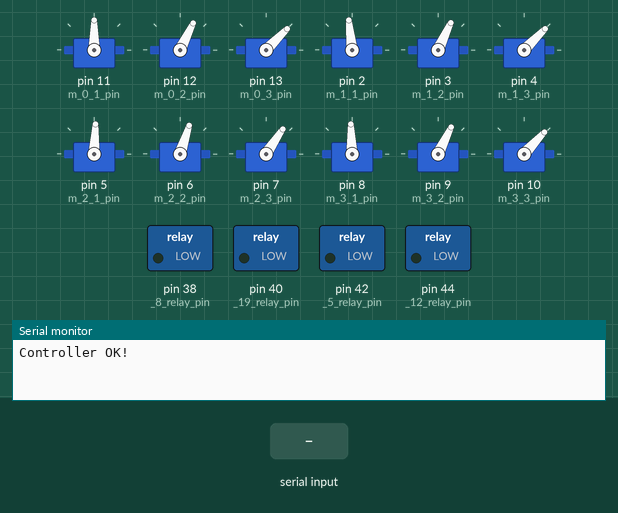
This sketch was run on a simulated Arduino Mega 2560, built with avr-gcc and run on an emulated ATmega2560. On the bench: 12 × servo, switched loads named in the sketch (green lamp = pin HIGH), the last lines printed to the serial monitor. Inputs (shaded band) come from the test bench.

Above: at 1.2 s.
1.3 s: "H" received over Serial
At 2.4 s:
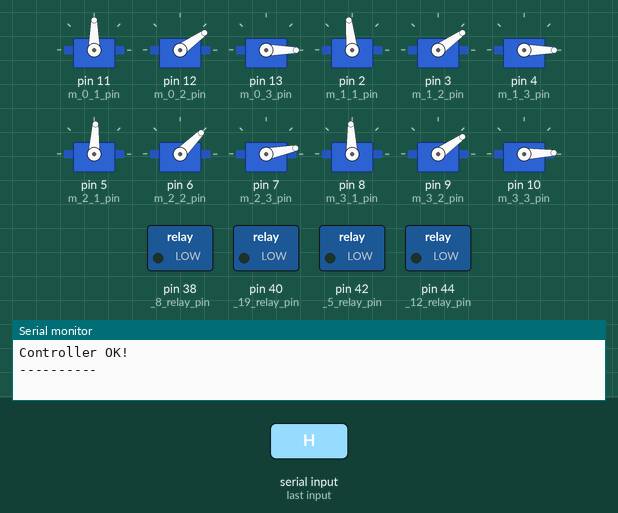
Timing chart, 0 to 4.3 s (numbered marks = the images above; inputs shaded):
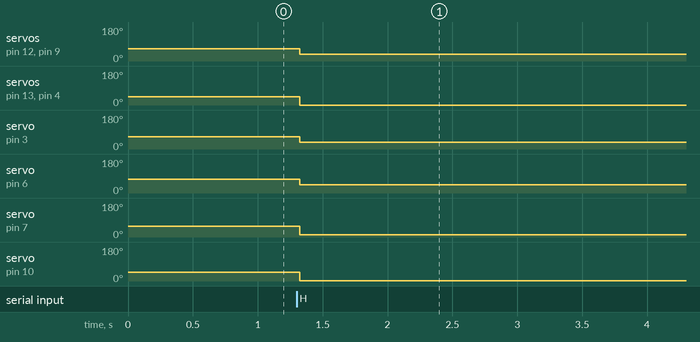

Measured:
- after the input at 1.3 s, servo on pin 12 (m_0_2_pin), servo on pin 9 (m_3_2_pin): 64° → 35° at once; servo on pin 13 (m_0_3_pin), servo on pin 4 (m_1_3_pin): 45° → 0° at once; servo on pin 3 (m_1_2_pin): 65° → 35° at once; servo on pin 6 (m_2_2_pin): 72° → 45° at once; servo on pin 7 (m_2_3_pin): 56° → 11° at once

The sketch:

mega.ino
```cpp
#include <Servo.h>
#include <math.h>
#include <PS2X_lib.h>  //for v1.6
#define DEBUG

//controller
PS2X ps2x; // create PS2 Controller Class
int error = 0;
byte type = 0;
byte vibrate = 0;

//#define m_0_1_pin 2
//#define m_0_2_pin 3
//#define m_0_3_pin 4
//#define m_1_1_pin 5
//#define m_1_2_pin 6
//#define m_1_3_pin 7
//#define m_2_1_pin 8
//#define m_2_2_pin 9
//#define m_2_3_pin 10
//#define m_3_1_pin 11
//#define m_3_2_pin 12
//#define m_3_3_pin 13

#define m_1_1_pin 2
#define m_1_2_pin 3
#define m_1_3_pin 4
#define m_2_1_pin 5
#define m_2_2_pin 6
#define m_2_3_pin 7
#define m_3_1_pin 8
#define m_3_2_pin 9
#define m_3_3_pin 10
#define m_0_1_pin 11
#define m_0_2_pin 12
#define m_0_3_pin 13

#define _19_relay_pin 40
#define _12_relay_pin 44
#define _8_relay_pin 38
#define _5_relay_pin 42

// MOVEL <leg#> <px> <py> <pz> [speed (mm/s)]


Servo motor[12];
//int motor_pos[12] = { 0, 0, 0, 0, 0, 0, 0, 0 , 0, 0, 0, 0};
//
//int max_angle[12] = {80, 80, 85, 80, 80, 85, 80, 80, 85, 80, 80, 85};
////                  0_1  0_2 0_3 1_1 1_2 1_3 2_1 2_2 2_3 3_1 3_2 3_3
//int min_angle[12] = {-80, -80, -85, -80, -80, -85, -80, -80, -85, -80, -80, -85};
////                   0_1  0_2  0_3  1_1  1_2  1_3  2_1  2_2  2_3  3_1  3_2  3_3
//int motor_dir[12] = {  1,  -1,  1,  1,  -1,  1,  1,  -1,  1,  1,  -1,  1 };
////                   0_1 0_2 0_3 1_1 1_2 1_3 2_1 2_2 2_3 3_1 3_2 3_3
//int motor_offset[12] = {  6,  0,  -2,  -3,  5,  6,  2,  0,  -3,  0,  5,  -5 };
////                      0_1 0_2 0_3 1_1 1_2 1_3 2_1 2_2 2_3 3_1 3_2 3_3

float motor_angle[12] = { 0, 0, 0, 0, 0, 0, 0, 0 , 0, 0, 0, 0};

int motor_pos[12] = { 0, 0, 0, 0, 0, 0, 0, 0 , 0, 0, 0, 0};

int max_angle[12] = {80, 55, 80, 86, 55, 83, 77, 45, 91, 82, 55, 82};
//                  0_1  0_2 0_3 1_1 1_2 1_3 2_1 2_2 2_3 3_1 3_2 3_3
int min_angle[12] = {-80, -50, -90, -74, -55, -90, -83, -55, -79, -78, -50, -88};
//                   0_1  0_2  0_3  1_1  1_2  1_3  2_1  2_2  2_3  3_1  3_2  3_3
int motor_dir[12] = {  1,  -1,  1,  1,  -1,  1,  1,  -1,  1,  1,  -1,  1 };
//                   0_1 0_2 0_3 1_1 1_2 1_3 2_1 2_2 2_3 3_1 3_2 3_3
int motor_offset[12] = {0,  5,  -5 ,   6,  0,  -2,  -3,  -5,  6,  2,  0,  -3};
//                      0_1 0_2 0_3 1_1 1_2 1_3 2_1 2_2 2_3 3_1 3_2 3_3

float line[4][7] = {0};
unsigned long long updateLinearStart_time[4] = {0};
int updateLinearFlag[4] = {0};

void MOVEL();
void MOVEP();
void POS(int leg, int joint, float angle, float speed = 1);
void HOME();
void parseCmd();
void writeServo();
void xyz2degree(int legNum, float x,float y,float z, float& theta1, float& theta2, float& theta3);
void degree2xyz(int legNum, float theta1,float theta2,float theta3, float& x, float& y, float& z);
void forward(int steps=1);
void backward(int steps=1);
void leftward(int steps=1);
void rightward(int steps=1);
void stand(int height=50);


void setup() {
  // put your setup code here, to run once:
  Serial.begin(115200);

  error = ps2x.config_gamepad(52,51,53,50, true, true);
  if(error == 0){
    Serial.println("Controller OK!");
  }
  else if(error == 1)
   Serial.println("No controller found, check wiring, see readme.txt to enable debug. visit www.billporter.info for troubleshooting tips");
  else if(error == 2)
   Serial.println("Controller found but not accepting commands. see readme.txt to enable debug. Visit www.billporter.info for troubleshooting tips");
  else if(error == 3)
   Serial.println("Controller refusing to enter Pressures mode, may not support it. ");

  motor[0].attach(m_0_1_pin);
  motor[1].attach(m_0_2_pin);
  motor[2].attach(m_0_3_pin);
  motor[3].attach(m_1_1_pin);
  motor[4].attach(m_1_2_pin);
  motor[5].attach(m_1_3_pin);
  motor[6].attach(m_2_1_pin);
  motor[7].attach(m_2_2_pin);
  motor[8].attach(m_2_3_pin);
  motor[9].attach(m_3_1_pin);
  motor[10].attach(m_3_2_pin);
  motor[11].attach(m_3_3_pin);
//  for(int i=0 ; i<12 ; ++i){
//    motor[i].write( (motor_pos[i] )*motor_dir[i] +90);
//  }
  HOME();
  writeServo();
  pinMode(_19_relay_pin, OUTPUT);
  pinMode(_12_relay_pin, OUTPUT);
  pinMode(_8_relay_pin, OUTPUT);
  pinMode(_5_relay_pin, OUTPUT);
  digitalWrite(_19_relay_pin, 0);
  digitalWrite(_12_relay_pin, 0);
  digitalWrite(_8_relay_pin, 0);
  digitalWrite(_5_relay_pin, 0);
  stand();
}

void loop() {
  // put your main code here, to run repeatedly:
  while( Serial.available() ){
    Serial.println( "----------" );
    parseCmd();
    writeServo();
  }
  ps2x.read_gamepad(false, vibrate);
  // Serial.println("-----");
  // Serial.println(ps2x.Analog(PSS_LY));
  // Serial.println(ps2x.Analog(PSS_LX));
  // Serial.println(ps2x.Analog(PSS_RY));
  // Serial.println(ps2x.Analog(PSS_RX));


  if(ps2x.Button(PSB_L1) || ps2x.Button(PSB_R1)){
    int height = (255-ps2x.Analog(PSS_RY))/255*80;
    stand(height);
    Serial.println(height);
  }else{
    int pos_x = ps2x.Analog(PSS_LX)-128;
    int pos_y = ps2x.Analog(PSS_LY)-127;

    if( abs(pos_x) > abs(pos_y)){
      if(pos_x >100){
        rightward(1);
      }else if (pos_x < -100){
        leftward(1);
      }
    }else{
      if(pos_y >100){
        backward(1);
      }else if (pos_y < -100){
        forward(1);
      }
    }
  }

  delay(50);
}

void forward(int steps){
  // for(int i ; i<steps ; ++i){

  // }
}
void backward(int steps){};
void leftward(int steps){};
void rightward(int steps){};
void stand(int height){
  MOVEP(0, 200,200,-1*height);
  MOVEP(1, -200,200,-1*height);
  MOVEP(2, -200,-200,-1*height);
  MOVEP(3, 200,-200,-1*height);
  writeServo();
}


// MOVEP <leg#> <px> <py> <pz>
void MOVEL(int legNum, float x,float y,float z, float speed){
  float current_x = 0;
  float current_y = 0;
  float current_z = 0;

  degree2xyz(legNum, motor_angle[legNum*3+0], motor_angle[legNum*3+1], motor_angle[legNum*3+2], current_x, current_y, current_z);

  line[legNum][0] = current_x;
  line[legNum][1] = current_y;
  line[legNum][2] = current_z;
  line[legNum][3] = x;
  line[legNum][4] = y;
  line[legNum][5] = z;
  line[legNum][6] = speed;
  // [current_x, current_y, current_z, x, y, z, speed];
  updateLinearStart_time[legNum] = millis();
  updateLinearFlag[legNum] = 1;
}

void updateLinear(){
  while(updateLinearFlag[0] != 0 || updateLinearFlag[1] != 0  || updateLinearFlag[2] != 0  || updateLinearFlag[3] != 0 ){
    for (int i=0; i < 4 ; ++i){
      if(updateLinearFlag[i] != 0){
        float distance = (millis()-updateLinearStart_time[i])/1000*line[i][6];
        float L = sqrt((line[i][0]-line[i][3])*(line[i][0]-line[i][3]) +(line[i][1]-line[i][4])*(line[i][1]-line[i][4])+(line[i][2]-line[i][5])*(line[i][2]-line[i][5]));
        if( distance >= L)
        {
          updateLinearFlag[i] = 0;
          continue;
        }
        float distanceRatio = distance/L;
        float v_x = line[i][3] - line[i][0];
        float v_y = line[i][4] - line[i][1];
        float v_z = line[i][5] - line[i][2];
        MOVEP(i, line[i][0]+v_x*distanceRatio, line[i][1]+v_y*distanceRatio, line[i][2]+v_z*distanceRatio );
      }
      writeServo();
    }
  }
}

// MOVEP <leg#> <px> <py> <pz>
void MOVEP(int legNum, float x,float y,float z){
  float theta1 = 0;
  float theta2 = 0;
  float theta3 = 0;
  float check_x = 0;
  float check_y = 0;
  float check_z = 0;
  xyz2degree(legNum, x, y, z, theta1, theta2, theta3);
  degree2xyz(legNum, theta1, theta2, theta3, check_x, check_y, check_z);
//  Serial.println("\n check number");
//  Serial.println(theta1);
//  Serial.println(theta2);
//  Serial.println(theta3);
//
//  Serial.println(check_x);
//  Serial.println(check_y);
//  Serial.println(check_z);

  if( abs(x-check_x) + abs(y-check_y) + abs(z-check_z) < 1){
    //valid pos
    motor_angle[legNum*3 + 0] = theta1;
    motor_angle[legNum*3 + 1] = theta2;
    motor_angle[legNum*3 + 2] = theta3;
  }
}

// POS <leg#> <joint#> <angle> [speed (rad/s)]
void POS(int leg, int joint, float angle, float speed = 1){
  float current_angle = motor_angle[leg*3+joint];
//  while(current_angle != angle){
//
//  }
//  motor_angle[i] = new_angle[i];
}

// home pos
void HOME(){
  float new_angle[12] = {0, 90, -90, 0, 90, -90, 0, 90 , -90, 0, 90, -90};
  for(int i=0 ; i<12 ; ++i){
    motor_angle[i] = new_angle[i];
  }
}

//cmds:
// ML
// MP
// P
// F
// B
// L
// R
void parseCmd(){
  char ch = Serial.read();
  if(ch == 'M'){
    if(Serial.available())
      ch = Serial.read();
    if( ch == 'P'){
      Serial.print("movep");

      int legNum = Serial.parseInt();
      float x = Serial.parseFloat();
      float y = Serial.parseFloat();
      float z = Serial.parseFloat();

      MOVEP(legNum, x, y, z);


    }else if( ch == 'L'){

    }
  }else if (ch == 'P'){

  }else if (ch == 'F'){

  }else if (ch == 'B'){

  }else if (ch == 'L'){

  }else if (ch == 'R'){

  }
  else if (ch == 'R'){

  }
  else if (ch == 'H'){
    HOME();
  }
}


void writeServo(){
  for(int i=0 ; i<12 ; ++i){
    motor_pos[i] = int((motor_angle[i]+90)/180*float(max_angle[i]-min_angle[i])+min_angle[i]);
    if(motor_pos[i] > max_angle[i]){
      motor_pos[i] = max_angle[i];
    }else if(motor_pos[i] < min_angle[i]){
      motor_pos[i] = min_angle[i];
    }
    motor[i].write( (motor_pos[i]  )*motor_dir[i] +90 );
  }
}

void xyz2degree(int legNum, float x,float y,float z, float& theta1, float& theta2, float& theta3)
{
  float robotWidth = 180;
  float robotHeight = 49;
  float robotL1 = 50;
  float robotL2 = 149;
  float robotL3 = 198;

  float th1 = 0;
  float th2 = 0;
  float th3 = 0;
  float centerPointX = 0;
  float centerPointY = 0;
  float thr = 0;

  switch(legNum){
    case 0:
      centerPointX = robotWidth/2;
      centerPointY = robotWidth/2;

      break;
    case 1:
      centerPointX = -1*robotWidth/2;
      centerPointY = robotWidth/2;

      break;
    case 2:
      centerPointX = -1*robotWidth/2;
      centerPointY = -1*robotWidth/2;

      break;
    case 3:
      centerPointX = robotWidth/2;
      centerPointY = -1*robotWidth/2;

      break;
    default:
      break;
  }

  thr =atan((y-centerPointY)/(x-centerPointX))/PI*180 ;
  thr = (x-centerPointX)>0? thr: thr+180;

  float r = sqrt((x-centerPointX)*(x-centerPointX)+(y-centerPointY)*(y-centerPointY))- robotL1;

  float _z = z - robotHeight;
  float L = sqrt(r*r + _z*_z);
  float thL = atan(_z/r)/PI*180;
//  Serial.print(" thr: ");Serial.print(thr);
  th3 = acos((robotL2*robotL2+robotL3*robotL3-L*L)/(2*robotL2*robotL3))/PI*180;
  th2 = acos((robotL2*robotL2+L*L-robotL3*robotL3)/(2*robotL2*L))/PI*180 + thL;
  th1 = thr - 90*legNum;

  theta1 = th1-45;
  theta2 = th2;
  theta3 = th3-90;

  if(theta1>=360) theta1 = theta1-360;
  if(theta2>=360) theta2 = theta2-360;
  if(theta3>=360) theta3 = theta3-360;

  if(theta1<=-360) theta1 = theta1+360;
  if(theta2<=-360) theta2 = theta2+360;
  if(theta3<=-360) theta3 = theta3+360;

  return;
}

void degree2xyz(int legNum, float theta1,float theta2,float theta3, float& x, float& y, float& z)
{
  float robotWidth = 180;
  float robotHeight = 49;
  float robotL1 = 50;
  float robotL2 = 149;
  float robotL3 = 198;

  float th1 = theta1+45;
  float th2 = theta2;
  float th3 = theta3+90;
  float centerPointX = 0;
  float centerPointY = 0;

  float r = robotL2*cos(th2/180*PI) + robotL3*sin((th2+th3-90)/180*PI) + robotL1;
  float _z = robotL2*sin(th2/180*PI) - robotL3*cos((th2+th3-90)/180*PI);

  switch(legNum){
    case 0:
      th1 = th1;
      centerPointX = robotWidth/2;
      centerPointY = robotWidth/2;
      break;
    case 1:
      th1 = th1+90;
      centerPointX = -1*robotWidth/2;
      centerPointY = robotWidth/2;
      break;
    case 2:
      th1 = th1+180;
      centerPointX = -1*robotWidth/2;
      centerPointY = -1*robotWidth/2;
      break;
    case 3:
      th1 = th1+270;
      centerPointX = robotWidth/2;
      centerPointY = -1*robotWidth/2;
      break;
    default:
      break;
  }

  x = centerPointX + r * cos(th1/180*PI);
  y = centerPointY + r * sin(th1/180*PI);
  z = _z + robotHeight;
  return;
}
```
